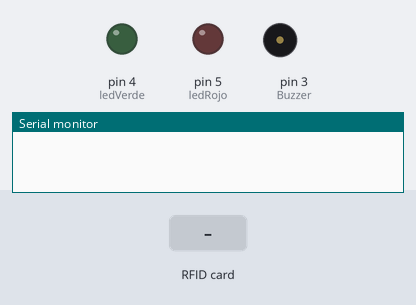
Bench run of a sketch on a simulated Arduino Uno, built with avr-gcc and run on an emulated ATmega328P. Parts: output pins drawn as LEDs (lit = HIGH), buzzer (waves = sounding), the last lines printed to the serial monitor. Inputs (shaded band) come from the test bench. Pins used as bus, display or sensor lines are not drawn.

Above: at 1.2 s.
1.3 s: RFID card C3 20 D7 1C held to the reader
At 2.1 s:
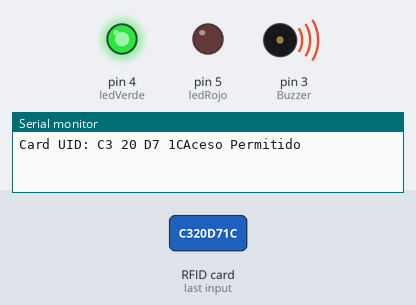
2.8 s: RFID card 5E 7A 19 C4 held to the reader
At 6.4 s:
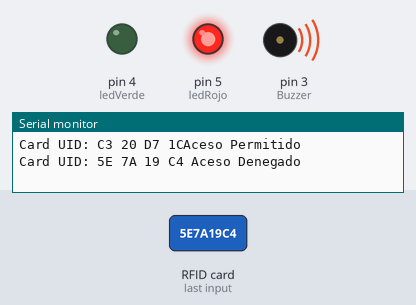
Timing chart, 0 to 10.8 s (numbered marks = the images above; inputs shaded):
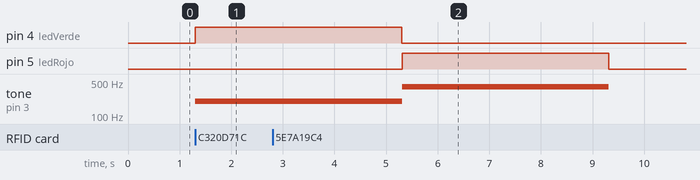

Measured:
- after the input at 1.3 s, pin 4 (ledVerde): LOW → HIGH at once; tone on pin 3 (Buzzer): silent → 200 Hz at once
- after the input at 2.8 s, pin 5 (ledRojo): LOW → HIGH after 2.5 s, → LOW 4.0 s later; tone on pin 3 (Buzzer): 200 Hz → 400 Hz after 2.5 s, → silent 4.0 s later

The sketch:

Practica_4.ino
```cpp
/*

   Fundacion Kinal
   Centro educativo tecnico laboral Kinal
   Quinto perito
   Quinto electronica
   Codigo Tecnico: EB5AM
   Curso: Taller de electronica digital y reparacion de computadoras I
   Proyecto: Identificación por radio frecuencia
   Dev: Hugo Alexander Reyes Veliz
   Fecha: 11/7/2024
*/


#include <SPI.h>
#include <MFRC522.h>


#define RST_PIN  9    // configuramos el pin 9 para resent del MFRC522
#define SS_PIN   10   //
#define ledVerde 4   // led verde en el pin 4
#define ledRojo  5   // led rojo en el pin 5
#define Buzzer 3

MFRC522 mfrc522(SS_PIN, RST_PIN);
MFRC522::MIFARE_Key key;

//codigo de la tarjeta
byte tag1[4]= {0xC3, 0x20, 0xD7, 0x1C};

byte tagActual[4]; // almacena el UID de la tarjeta acutal

void setup(){
  Serial.begin(9600);
  while(!Serial); // Comprobar si ya ha iniciado
  SPI.begin(); // iniciar la comunicación SPI
  mfrc522.PCD_Init(); // Inicia la comunicación con el mudulo RFID
  pinMode(ledVerde,OUTPUT); // Configura el led verde como salida
  pinMode(ledRojo, OUTPUT); // Configura el led rojo como salida


}

void loop(){
  if(!mfrc522.PICC_IsNewCardPresent()) // comprobar si esta presente la tarjeta
  return;

  if(!mfrc522.PICC_ReadCardSerial()) // leer la tarjeta
  return;

  Serial.print(F("Card UID:"));
   dump_byte_array(mfrc522.uid.uidByte, mfrc522.uid.size); // obtiene los valores leidos de la tarjeta

  digitalWrite(ledVerde, LOW); // apagar los leds
  digitalWrite(ledRojo,  LOW);
}

void dump_byte_array(byte *buffer, byte bufferSize) { // realiza la lectura del codigo de la tarjeta y comprueba
  for( byte i = 0; i < bufferSize; i++){ // extrae los valores del codigo
    Serial.print(buffer[i] < 0x10 ? "0" : " ");
    Serial.print(buffer[i], HEX);
    tagActual[i]=buffer[i];
  }

  if (compararArray(tagActual,tag1)){ // comprobar el acceso
    Serial.println("Aceso Permitido");
    digitalWrite(ledVerde,HIGH);
    tone(Buzzer, 200);
    delay(4000);
    noTone(Buzzer);
  }
  else{
    Serial.println(" Aceso Denegado ");  // si el codigo no esta registrado denegar acceso
    digitalWrite(ledRojo,HIGH);
    tone(Buzzer, 400);
    delay(4000);
    noTone(Buzzer);

  }
}

boolean compararArray(byte Array1[], byte Array2[]){ // compara codigo leido  con el registrado previamente

  if(Array1[0] != Array2[0]) return(false);
  if(Array1[1] != Array2[1]) return(false);
  if(Array1[2] != Array2[2]) return(false);
  if(Array1[3] != Array2[3]) return(false);
  return(true);

}
```
